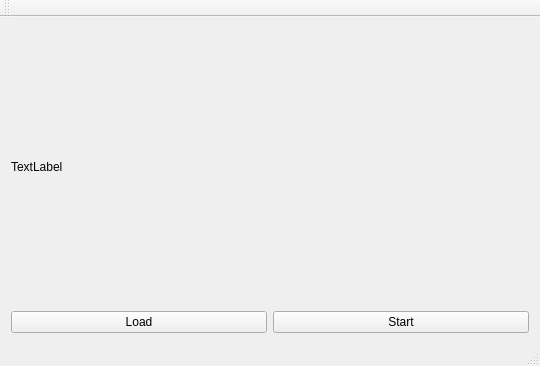
<?xml version="1.0" encoding="UTF-8"?>
<ui version="4.0">
 <class>MainWindow</class>
 <widget class="QMainWindow" name="MainWindow">
  <property name="geometry">
   <rect>
    <x>0</x>
    <y>0</y>
    <width>540</width>
    <height>366</height>
   </rect>
  </property>
  <property name="windowTitle">
   <string>MainWindow</string>
  </property>
  <widget class="QWidget" name="centralWidget">
   <layout class="QGridLayout" name="gridLayout">
    <item row="2" column="1">
     <widget class="QPushButton" name="startButton">
      <property name="text">
       <string>Start</string>
      </property>
     </widget>
    </item>
    <item row="2" column="0">
     <widget class="QPushButton" name="loadButton">
      <property name="text">
       <string>Load</string>
      </property>
     </widget>
    </item>
    <item row="0" column="0" colspan="2">
     <widget class="LabelDoubleClick" name="label">
      <property name="text">
       <string>TextLabel</string>
      </property>
     </widget>
    </item>
   </layout>
  </widget>
  <widget class="QMenuBar" name="menuBar">
   <property name="geometry">
    <rect>
     <x>0</x>
     <y>0</y>
     <width>540</width>
     <height>22</height>
    </rect>
   </property>
  </widget>
  <widget class="QToolBar" name="mainToolBar">
   <attribute name="toolBarArea">
    <enum>TopToolBarArea</enum>
   </attribute>
   <attribute name="toolBarBreak">
    <bool>false</bool>
   </attribute>
  </widget>
  <widget class="QStatusBar" name="statusBar"/>
 </widget>
 <layoutdefault spacing="6" margin="11"/>
 <customwidgets>
  <customwidget>
   <class>LabelDoubleClick</class>
   <extends>QLabel</extends>
   <header>labeldoubleclick.h</header>
  </customwidget>
 </customwidgets>
 <resources/>
 <connections/>
</ui>
